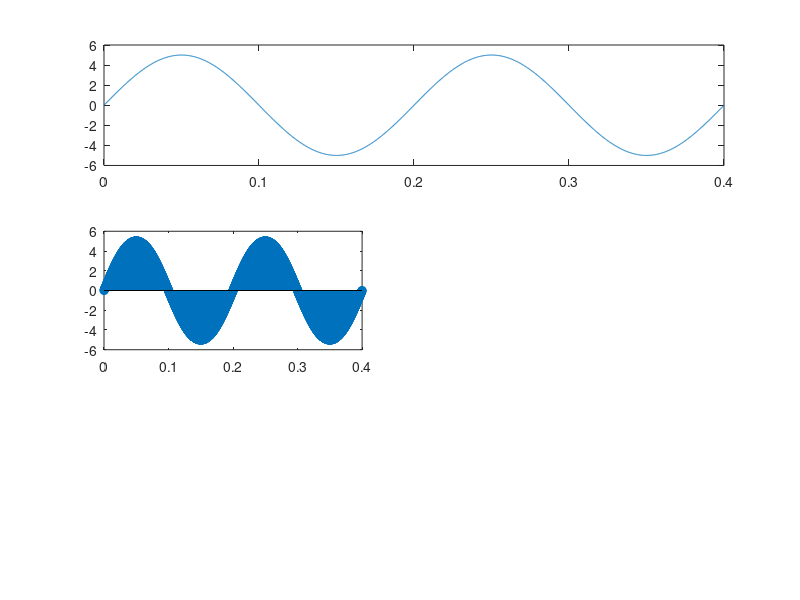

Write MATLAB code to recreate this figure.
clc;
clear all;
close all;

a = input('Enter the amplitude')
fm = input('Enter the frequency')

t = 0:1/(1000*fm):2/fm;
s = a*sin(2*pi*fm*t);
fs = 20*fm;
 
p = (1 + square(2 * pi * fs * t, 50)) / 2; % sqaure wave 50% duty cyle
p1 = (1 + square(2 * pi * fs * t, 0.1)) / 2; % nearly equal to an impulse train

sam1 = s.*p;                  % natural sampling
sam2 = s.*p1;                 % ideal sampling

subplot(3, 1, 1)
plot(t, s);

subplot(3, 2, 3)
stem(t, s)
